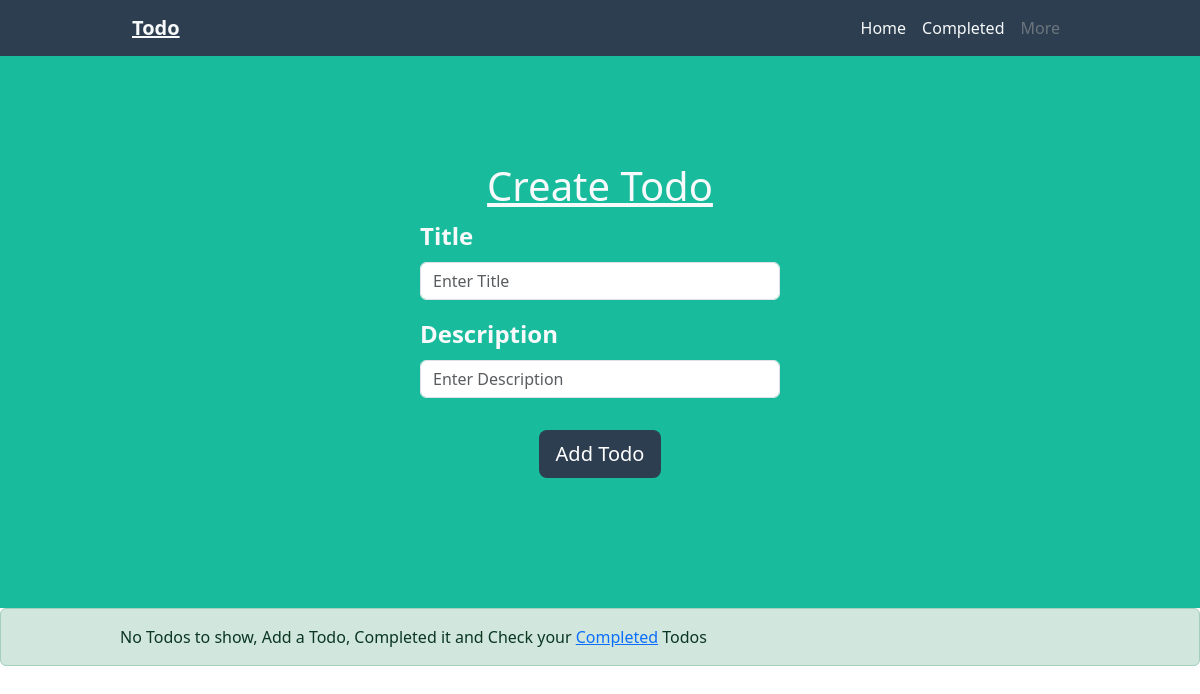
Page /home on the earlier database version.
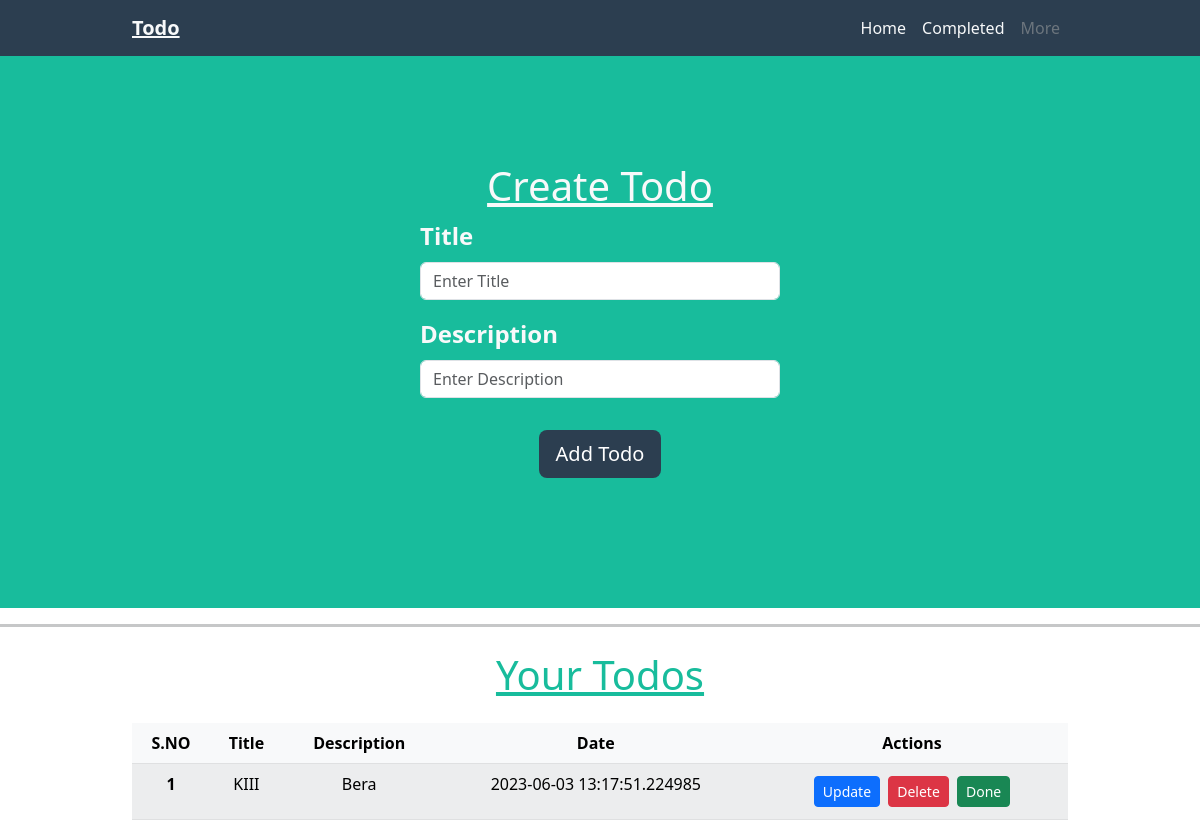
Same page on the later database version.
### app.py (models this page shows, shortened)
class Todo(db.Model):
    sno = db.Column(db.Integer, primary_key=True)
    title = db.Column(db.String(200), nullable=False)
    desc = db.Column(db.String(200), nullable=False)
    date = db.Column(db.DateTime, default=datetime.utcnow)

### app.py (the view, shortened to what this page needs)
@app.route("/", methods=["GET", "POST"])
@app.route("/home", methods=["GET", "POST"])
def home():
    alltodos = Todo.query.all()
    return render_template("home.html", alltodos=alltodos, titles="HOME")

### templates/home.html (shortened to what this page needs)
{% extends 'base.html' %}
{% block body%}
<div class="d-flex mt-5 align-items-center justify-content-center"
  style="width: 100vw;height: 70vh; background-color: #18BC9C;">
  <div class="mx-auto" style="width: 30vw;">
    <h1 class="text-center text-decoration-underline text-light">Create Todo</h1>
    <form action="/home" method="POST">
      <div class="mb-3">
        <label for="exampleInputEmail1" class="form-label fs-4 fw-bold text-light">
          Title
        </label>
        <input type="text" class="form-control" name="title" required placeholder="Enter Title">
      </div>
      <div class="mb-3">
        <label for="exampleInputPassword1" class="form-label fs-4 fw-bold text-light">Description</label>
        <input type="text" class="form-control" name="desc" required placeholder="Enter Description">
      </div>
      <div class="text-center">
        <button type="submit" class="btn text-white btn-lg m-3" style="background-color: #2C3E50;">Add
          Todo</button>
      </div>
    </form>
  </div>
</div>
{% if alltodos|length <=0%} <div class="text-start alert alert-success">
  <div class="mx-auto" style="width: 80vw">
    No Todos to show, Add a Todo, Completed it and Check your <a href="/completed">Completed</a> Todos
  </div>
  </div>
  {% else %}
  <hr class="bg-danger border-3 border-top border-dark">
  <div class=" container mx-auto" style="width: 80vw; color: #18bc9c">
    <h1 class="text-center m-4 text-decoration-underline">Your Todos</h1>
    <table class="table table-light table-striped text-center">
      <thead>
        <tr>
          <th scope="col">S.NO</th>
          <th scope="col">Title</th>
          <th scope="col">Description</th>
          <th scope="col">Date</th>
          <th scope="col">Actions</th>
        </tr>
      </thead>
      <tbody>
        {% for todo in alltodos %}
        <tr>
          <th scope="row">{{loop.index}}</th>
          <td>{{todo.title}}</td>
          <td>{{todo.desc}}</td>
          <td>{{todo.date}}</td>
          <td>
            <a href="/update/{{todo.sno}}" type="button" class="btn btn-primary btn-sm m-1">Update</a>
            <a href="/delete/{{todo.sno}}" type="button" class="btn btn-danger btn-sm">Delete</a>
            <a href="/done/{{todo.sno}}" type="button" class="btn btn-success btn-sm m-1">Done</a>
          </td>
        </tr>
        {% endfor %}
    </table>
    {% endif %}
  </div>
  {% endblock body%}

### templates/base.html (shortened to what this page needs)
<!DOCTYPE html>
<html lang="en">
<head>
    <link href="https://cdn.jsdelivr.net/npm/bootstrap@5.3.0-alpha3/dist/css/bootstrap.min.css" rel="stylesheet"
>
</head>
<body>
    <nav class="navbar navbar-expand-lg" style="background-color: #2C3E50; position: fixed; top: 0; right: 0; left: 0;">
        <div class="container-fluid mx-auto" style="width: 80vw;">
            <a class="navbar-brand text-light fw-bold text-decoration-underline" href="/home">Todo</a>
            <div class="collapse navbar-collapse" id="navbarSupportedContent">
                <form class="d-flex ms-auto">
                    <ul class="navbar-nav me-auto mb-2 mb-lg-0">
                        <li class="nav-item">
                            <a class="nav-link active text-light" aria-current="page" href="/">Home</a>
                        </li>
                        <li class="nav-item">
                            <a class="nav-link text-light" href="/completed">Completed</a>
                        </li>
                        <li class="nav-item">
                            <a class="nav-link text-secondary disabled">More</a>
                        </li>
                    </ul>
                </form>
            </div>
        </div>
    </nav>
    {% block body%}
    {% endblock body%}
</body>
</html>

Differences in the rows shown:
added Todo: title "KIII", desc "Bera", date "2023-06-03 13:17:51.224985"
Other differences:
text no longer shown: "No Todos to show, Add a Todo, Completed it and Check your Completed Todos"
text now shown: "Your Todos S.NO Title Description Date Actions"
